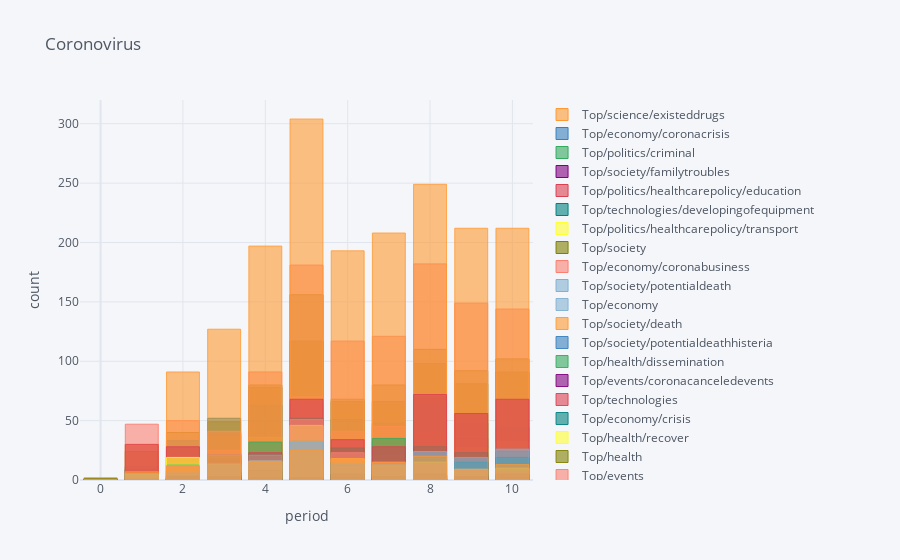

Source (notebook cell):
### Code cell
res_without_dates.iplot(kind='bar', histnorm='percent',
    barmode='overlay', xTitle='period',
                  yTitle='count', title='Coronovirus')

### Figure 1 — Plotly figure (JSON) as saved in the notebook; plotly's stock layout.template omitted (floating-point values rounded to 4 significant figures)
{"data": [{"marker": {"color": "rgba(255, 153, 51, 0.6)", "line": {"color": "rgba(255, 153, 51, 1.0)", "width": 1}}, "name": "Top/science/existeddrugs", "orientation": "v", "text": "", "type": "bar", "x": [0, 1, 2, 3, 4, 5, 6, 7, 8, 9, 10], "y": [0, 1, 0, 2, 7, 18, 8, 5, 4, 2, 4]}, {"marker": {"color": "rgba(55, 128, 191, 0.6)", "line": {"color": "rgba(55, 128, 191, 1.0)", "width": 1}}, "name": "Top/economy/coronacrisis", "orientation": "v", "text": "", "type": "bar", "x": [0, 1, 2, 3, 4, 5, 6, 7, 8, 9, 10], "y": [1, 9, 17, 22, 27, 28, 21, 18, 29, 15, 8]}, {"marker": {"color": "rgba(50, 171, 96, 0.6)", "line": {"color": "rgba(50, 171, 96, 1.0)", "width": 1}}, "name": "Top/politics/criminal", "orientation": "v", "text": "", "type": "bar", "x": [0, 1, 2, 3, 4, 5, 6, 7, 8, 9, 10], "y": [0, 0, 4, 3, 3, 10, 4, 4, 4, 1, 0]}, {"marker": {"color": "rgba(128, 0, 128, 0.6)", "line": {"color": "rgba(128, 0, 128, 1.0)", "width": 1}}, "name": "Top/society/familytroubles", "orientation": "v", "text": "", "type": "bar", "x": [0, 1, 2, 3, 4, 5, 6, 7, 8, 9, 10], "y": [0, 0, 1, 4, 2, 0, 3, 1, 0, 1, 0]}, {"marker": {"color": "rgba(219, 64, 82, 0.6)", "line": {"color": "rgba(219, 64, 82, 1.0)", "width": 1}}, "name": "Top/politics/healthcarepolicy/education", "orientation": "v", "text": "", "type": "bar", "x": [0, 1, 2, 3, 4, 5, 6, 7, 8, 9, 10], "y": [0, 3, 8, 6, 0, 7, 4, 1, 1, 0, 0]}, {"marker": {"color": "rgba(0, 128, 128, 0.6)", "line": {"color": "rgba(0, 128, 128, 1.0)", "width": 1}}, "name": "Top/technologies/developingofequipment", "orientation": "v", "text": "", "type": "bar", "x": [0, 1, 2, 3, 4, 5, 6, 7, 8, 9, 10], "y": [0, 0, 1, 7, 9, 4, 6, 0, 3, 3, 3]}, {"marker": {"color": "rgba(255, 255, 51, 0.6)", "line": {"color": "rgba(255, 255, 51, 1.0)", "width": 1}}, "name": "Top/politics/healthcarepolicy/transport", "orientation": "v", "text": "", "type": "bar", "x": [0, 1, 2, 3, 4, 5, 6, 7, 8, 9, 10], "y": [0, 4, 27, 23, 30, 33, 16, 12, 13, 9, 6]}, {"marker": {"color": "rgba(128, 128, 0, 0.6)", "line": {"color": "rgba(128, 128, 0, 1.0)", "width": 1}}, "name": "Top/society", "orientation": "v", "text": "", "type": "bar", "x": [0, 1, 2, 3, 4, 5, 6, 7, 8, 9, 10], "y": [1, 24, 40, 49, 80, 156, 66, 80, 110, 92, 102]}, {"marker": {"color": "rgba(251, 128, 114, 0.6)", "line": {"color": "rgba(251, 128, 114, 1.0)", "width": 1}}, "name": "Top/economy/coronabusiness", "orientation": "v", "text": "", "type": "bar", "x": [0, 1, 2, 3, 4, 5, 6, 7, 8, 9, 10], "y": [0, 0, 3, 4, 2, 2, 0, 2, 4, 0, 0]}, {"marker": {"color": "rgba(128, 177, 211, 0.6)", "line": {"color": "rgba(128, 177, 211, 1.0)", "width": 1}}, "name": "Top/society/potentialdeath", "orientation": "v", "text": "", "type": "bar", "x": [0, 1, 2, 3, 4, 5, 6, 7, 8, 9, 10], "y": [0, 1, 2, 4, 3, 8, 4, 2, 3, 1, 4]}, {"marker": {"color": "rgba(128, 177, 211, 0.6)", "line": {"color": "rgba(128, 177, 211, 0.8999999999999999)", "width": 1}}, "name": "Top/economy", "orientation": "v", "text": "", "type": "bar", "x": [0, 1, 2, 3, 4, 5, 6, 7, 8, 9, 10], "y": [1, 12, 29, 39, 34, 41, 34, 42, 63, 29, 27]}, {"marker": {"color": "rgba(255, 153, 51, 0.6)", "line": {"color": "rgba(255, 153, 51, 0.8999999999999999)", "width": 1}}, "name": "Top/society/death", "orientation": "v", "text": "", "type": "bar", "x": [0, 1, 2, 3, 4, 5, 6, 7, 8, 9, 10], "y": [1, 3, 8, 19, 25, 42, 29, 34, 26, 21, 31]}, {"marker": {"color": "rgba(55, 128, 191, 0.6)", "line": {"color": "rgba(55, 128, 191, 0.8999999999999999)", "width": 1}}, "name": "Top/society/potentialdeathhisteria", "orientation": "v", "text": "", "type": "bar", "x": [0, 1, 2, 3, 4, 5, 6, 7, 8, 9, 10], "y": [0, 1, 1, 5, 5, 9, 2, 4, 3, 1, 2]}, {"marker": {"color": "rgba(50, 171, 96, 0.6)", "line": {"color": "rgba(50, 171, 96, 0.8999999999999999)", "width": 1}}, "name": "Top/health/dissemination", "orientation": "v", "text": "", "type": "bar", "x": [0, 1, 2, 3, 4, 5, 6, 7, 8, 9, 10], "y": [0, 1, 3, 8, 12, 18, 9, 9, 10, 16, 13]}, {"marker": {"color": "rgba(128, 0, 128, 0.6)", "line": {"color": "rgba(128, 0, 128, 0.8999999999999999)", "width": 1}}, "name": "Top/events/coronacanceledevents", "orientation": "v", "text": "", "type": "bar", "x": [0, 1, 2, 3, 4, 5, 6, 7, 8, 9, 10], "y": [0, 4, 3, 3, 2, 15, 14, 9, 14, 10, 14]}, {"marker": {"color": "rgba(219, 64, 82, 0.6)", "line": {"color": "rgba(219, 64, 82, 0.8999999999999999)", "width": 1}}, "name": "Top/technologies", "orientation": "v", "text": "", "type": "bar", "x": [0, 1, 2, 3, 4, 5, 6, 7, 8, 9, 10], "y": [0, 0, 1, 6, 4, 37, 36, 32, 41, 35, 29]}, {"marker": {"color": "rgba(0, 128, 128, 0.6)", "line": {"color": "rgba(0, 128, 128, 0.8999999999999999)", "width": 1}}, "name": "Top/economy/crisis", "orientation": "v", "text": "", "type": "bar", "x": [0, 1, 2, 3, 4, 5, 6, 7, 8, 9, 10], "y": [1, 9, 33, 52, 63, 64, 51, 48, 70, 48, 44]}, {"marker": {"color": "rgba(255, 255, 51, 0.6)", "line": {"color": "rgba(255, 255, 51, 0.8999999999999999)", "width": 1}}, "name": "Top/health/recover", "orientation": "v", "text": "", "type": "bar", "x": [0, 1, 2, 3, 4, 5, 6, 7, 8, 9, 10], "y": [0, 1, 4, 18, 36, 36, 21, 21, 28, 27, 32]}, {"marker": {"color": "rgba(128, 128, 0, 0.6)", "line": {"color": "rgba(128, 128, 0, 0.8999999999999999)", "width": 1}}, "name": "Top/health", "orientation": "v", "text": "", "type": "bar", "x": [0, 1, 2, 3, 4, 5, 6, 7, 8, 9, 10], "y": [0, 11, 25, 38, 78, 117, 68, 66, 98, 81, 91]}, {"marker": {"color": "rgba(251, 128, 114, 0.6)", "line": {"color": "rgba(251, 128, 114, 0.8999999999999999)", "width": 1}}, "name": "Top/events", "orientation": "v", "text": "", "type": "bar", "x": [0, 1, 2, 3, 4, 5, 6, 7, 8, 9, 10], "y": [0, 47, 50, 41, 91, 181, 117, 121, 182, 149, 144]}, {"marker": {"color": "rgba(251, 128, 114, 0.6)", "line": {"color": "rgba(251, 128, 114, 0.7999999999999998)", "width": 1}}, "name": "Top/politics/healthcarepolicy/safetysteps", "orientation": "v", "text": "", "type": "bar", "x": [0, 1, 2, 3, 4, 5, 6, 7, 8, 9, 10], "y": [0, 3, 15, 25, 32, 70, 41, 45, 28, 23, 20]}, {"marker": {"color": "rgba(128, 177, 211, 0.6)", "line": {"color": "rgba(128, 177, 211, 0.7999999999999998)", "width": 1}}, "name": "Top/economy/coronaimport", "orientation": "v", "text": "", "type": "bar", "x": [0, 1, 2, 3, 4, 5, 6, 7, 8, 9, 10], "y": [0, 0, 4, 9, 12, 12, 8, 13, 15, 13, 12]}, {"marker": {"color": "rgba(255, 153, 51, 0.6)", "line": {"color": "rgba(255, 153, 51, 0.7999999999999998)", "width": 1}}, "name": "Top/coronavirus", "orientation": "v", "text": "", "type": "bar", "x": [0, 1, 2, 3, 4, 5, 6, 7, 8, 9, 10], "y": [2, 30, 91, 127, 197, 304, 193, 208, 249, 212, 212]}, {"marker": {"color": "rgba(55, 128, 191, 0.6)", "line": {"color": "rgba(55, 128, 191, 0.7999999999999998)", "width": 1}}, "name": "Top/events/onlinetransformed", "orientation": "v", "text": "", "type": "bar", "x": [0, 1, 2, 3, 4, 5, 6, 7, 8, 9, 10], "y": [0, 0, 5, 6, 6, 9, 5, 5, 4, 4, 3]}, {"marker": {"color": "rgba(50, 171, 96, 0.6)", "line": {"color": "rgba(50, 171, 96, 0.7999999999999998)", "width": 1}}, "name": "Top/health/illness", "orientation": "v", "text": "", "type": "bar", "x": [0, 1, 2, 3, 4, 5, 6, 7, 8, 9, 10], "y": [0, 5, 7, 21, 32, 52, 27, 35, 28, 23, 24]}, {"marker": {"color": "rgba(128, 0, 128, 0.6)", "line": {"color": "rgba(128, 0, 128, 0.7999999999999998)", "width": 1}}, "name": "Top/science/developingnewdrugs", "orientation": "v", "text": "", "type": "bar", "x": [0, 1, 2, 3, 4, 5, 6, 7, 8, 9, 10], "y": [0, 0, 0, 3, 2, 2, 5, 2, 4, 4, 5]}, {"marker": {"color": "rgba(219, 64, 82, 0.6)", "line": {"color": "rgba(219, 64, 82, 0.7999999999999998)", "width": 1}}, "name": "Top/politics", "orientation": "v", "text": "", "type": "bar", "x": [0, 1, 2, 3, 4, 5, 6, 7, 8, 9, 10], "y": [0, 30, 28, 17, 23, 68, 34, 28, 72, 56, 68]}, {"marker": {"color": "rgba(0, 128, 128, 0.6)", "line": {"color": "rgba(0, 128, 128, 0.7999999999999998)", "width": 1}}, "name": "Top/economy/coronajobloss", "orientation": "v", "text": "", "type": "bar", "x": [0, 1, 2, 3, 4, 5, 6, 7, 8, 9, 10], "y": [0, 1, 13, 21, 21, 33, 15, 13, 19, 15, 19]}, {"marker": {"color": "rgba(255, 255, 51, 0.6)", "line": {"color": "rgba(255, 255, 51, 0.7999999999999998)", "width": 1}}, "name": "Top/politics/healthcarepolicy/entertaiment", "orientation": "v", "text": "", "type": "bar", "x": [0, 1, 2, 3, 4, 5, 6, 7, 8, 9, 10], "y": [0, 5, 19, 13, 16, 46, 18, 12, 15, 9, 10]}, {"marker": {"color": "rgba(128, 128, 0, 0.6)", "line": {"color": "rgba(128, 128, 0, 0.7999999999999998)", "width": 1}}, "name": "Top/science/developingvaccine", "orientation": "v", "text": "", "type": "bar", "x": [0, 1, 2, 3, 4, 5, 6, 7, 8, 9, 10], "y": [0, 0, 3, 3, 2, 2, 5, 3, 5, 3, 5]}, {"marker": {"color": "rgba(128, 128, 0, 0.6)", "line": {"color": "rgba(128, 128, 0, 0.7)", "width": 1}}, "name": "Top/society/producthisteria", "orientation": "v", "text": "", "type": "bar", "x": [0, 1, 2, 3, 4, 5, 6, 7, 8, 9, 10], "y": [1, 0, 3, 2, 8, 1, 3, 0, 0, 2, 3]}, {"marker": {"color": "rgba(251, 128, 114, 0.6)", "line": {"color": "rgba(251, 128, 114, 0.7)", "width": 1}}, "name": "Top/politics/healthcarepolicy/quarntine_strengthening", "orientation": "v", "text": "", "type": "bar", "x": [0, 1, 2, 3, 4, 5, 6, 7, 8, 9, 10], "y": [0, 1, 12, 22, 21, 51, 23, 15, 14, 8, 7]}, {"marker": {"color": "rgba(128, 177, 211, 0.6)", "line": {"color": "rgba(128, 177, 211, 0.7)", "width": 1}}, "name": "Top/science", "orientation": "v", "text": "", "type": "bar", "x": [0, 1, 2, 3, 4, 5, 6, 7, 8, 9, 10], "y": [0, 5, 6, 14, 16, 32, 13, 13, 24, 19, 26]}, {"marker": {"color": "rgba(255, 153, 51, 0.6)", "line": {"color": "rgba(255, 153, 51, 0.7)", "width": 1}}, "name": "Top/politics/healthcarepolicy", "orientation": "v", "text": "", "type": "bar", "x": [0, 1, 2, 3, 4, 5, 6, 7, 8, 9, 10], "y": [0, 7, 11, 21, 15, 25, 18, 15, 20, 9, 13]}], "layout": {"barmode": "overlay", "legend": {"bgcolor": "#F5F6F9", "font": {"color": "#4D5663"}}, "paper_bgcolor": "#F5F6F9", "plot_bgcolor": "#F5F6F9", "title": {"font": {"color": "#4D5663"}, "text": "Coronovirus"}, "xaxis": {"gridcolor": "#E1E5ED", "showgrid": true, "tickfont": {"color": "#4D5663"}, "title": {"font": {"color": "#4D5663"}, "text": "period"}, "zerolinecolor": "#E1E5ED"}, "yaxis": {"gridcolor": "#E1E5ED", "showgrid": true, "tickfont": {"color": "#4D5663"}, "title": {"font": {"color": "#4D5663"}, "text": "count"}, "zerolinecolor": "#E1E5ED"}}}
